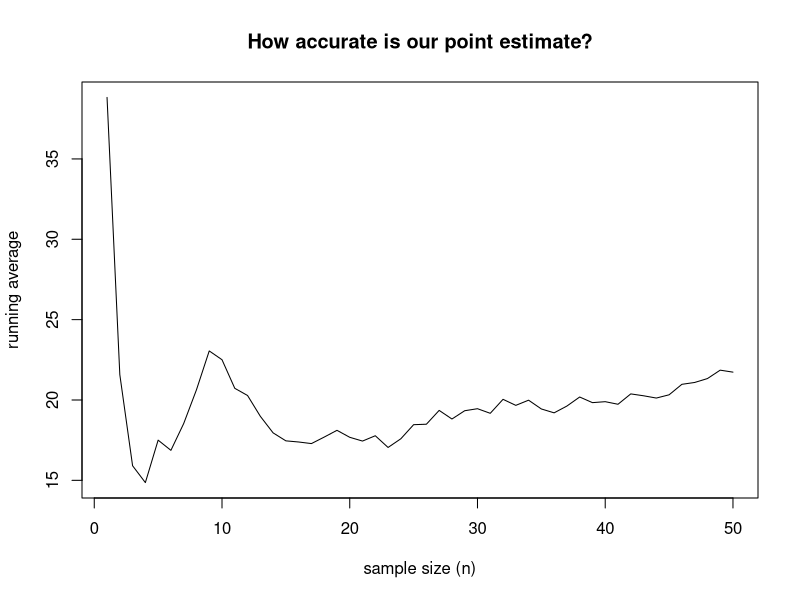
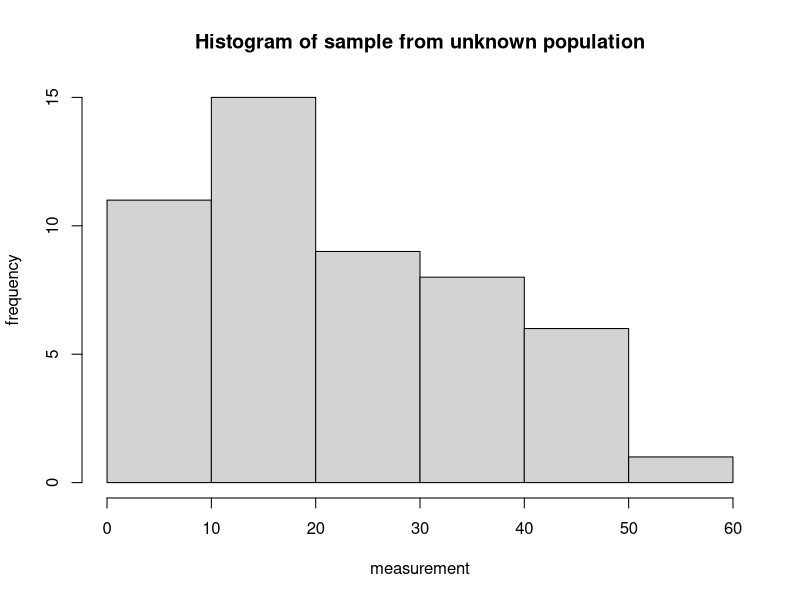

Generate these figures, in order, with R:

means = c()
rolls = c()

end = 50

for(i in 1:end)
{
    rolls = c(rolls,51*runif(1))
    means = c(means,mean(rolls))
}

pdf('running_weight.pdf',width=6,height=3.5)

plot(1:end, means, type='l', xlab='sample size (n)', ylab='running average', main='How accurate is our point estimate?')
dev.off()

pdf('weight_hist.pdf',width=6,height=4)
hist(rolls,xlab='measurement', ylab='frequency', main='Histogram of sample from unknown population')
dev.off()

print(mean(rolls))
print(sd(rolls))
